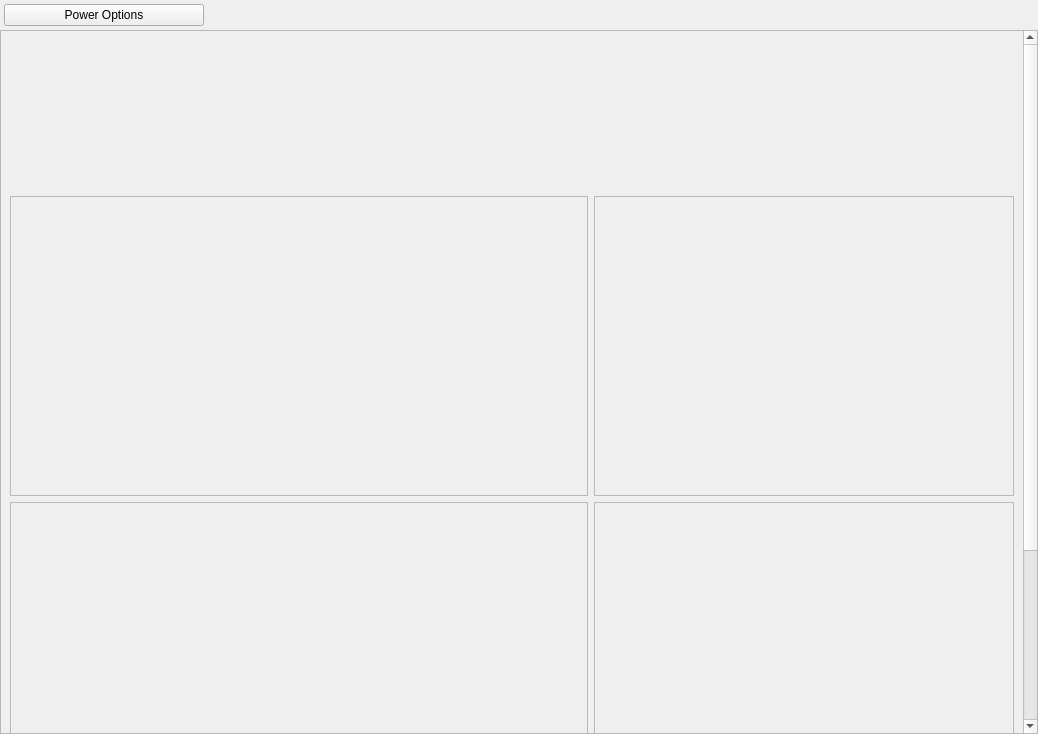
<?xml version="1.0" encoding="UTF-8"?>
<ui version="4.0">
 <class>PrinterSettingsPage</class>
 <widget class="QFrame" name="PrinterSettingsPage">
  <property name="geometry">
   <rect>
    <x>0</x>
    <y>0</y>
    <width>1038</width>
    <height>734</height>
   </rect>
  </property>
  <property name="windowTitle">
   <string>Frame</string>
  </property>
  <layout class="QGridLayout" name="gridLayout">
   <property name="leftMargin">
    <number>0</number>
   </property>
   <property name="topMargin">
    <number>0</number>
   </property>
   <property name="rightMargin">
    <number>0</number>
   </property>
   <property name="bottomMargin">
    <number>0</number>
   </property>
   <property name="spacing">
    <number>0</number>
   </property>
   <item row="0" column="0">
    <widget class="QWidget" name="buttonBoxWidget" native="true">
     <property name="sizePolicy">
      <sizepolicy hsizetype="Preferred" vsizetype="Preferred">
       <horstretch>0</horstretch>
       <verstretch>0</verstretch>
      </sizepolicy>
     </property>
     <property name="minimumSize">
      <size>
       <width>0</width>
       <height>0</height>
      </size>
     </property>
     <property name="maximumSize">
      <size>
       <width>16777215</width>
       <height>16777215</height>
      </size>
     </property>
     <layout class="QHBoxLayout" name="horizontalLayout">
      <property name="leftMargin">
       <number>4</number>
      </property>
      <property name="topMargin">
       <number>4</number>
      </property>
      <property name="rightMargin">
       <number>4</number>
      </property>
      <property name="bottomMargin">
       <number>4</number>
      </property>
      <item>
       <widget class="QIconButton" name="machinePowerButton">
        <property name="minimumSize">
         <size>
          <width>200</width>
          <height>0</height>
         </size>
        </property>
        <property name="text">
         <string>Power Options</string>
        </property>
       </widget>
      </item>
      <item>
       <spacer name="horizontalSpacer">
        <property name="orientation">
         <enum>Qt::Orientation::Horizontal</enum>
        </property>
        <property name="sizeHint" stdset="0">
         <size>
          <width>1027</width>
          <height>20</height>
         </size>
        </property>
       </spacer>
      </item>
     </layout>
    </widget>
   </item>
   <item row="1" column="0">
    <widget class="QScrollArea" name="scrollArea">
     <property name="widgetResizable">
      <bool>true</bool>
     </property>
     <widget class="QWidget" name="scrollAreaWidgetContents">
      <property name="geometry">
       <rect>
        <x>0</x>
        <y>0</y>
        <width>1022</width>
        <height>936</height>
       </rect>
      </property>
      <layout class="QGridLayout" name="gridLayout_7">
       <item row="3" column="0" colspan="2">
        <widget class="QWidget" name="servicesWidget" native="true">
         <property name="sizePolicy">
          <sizepolicy hsizetype="Expanding" vsizetype="Expanding">
           <horstretch>0</horstretch>
           <verstretch>0</verstretch>
          </sizepolicy>
         </property>
         <property name="minimumSize">
          <size>
           <width>0</width>
           <height>150</height>
          </size>
         </property>
         <property name="maximumSize">
          <size>
           <width>16777215</width>
           <height>16777215</height>
          </size>
         </property>
         <layout class="QGridLayout" name="gridLayout_4">
          <property name="leftMargin">
           <number>0</number>
          </property>
          <property name="topMargin">
           <number>0</number>
          </property>
          <property name="rightMargin">
           <number>0</number>
          </property>
          <property name="bottomMargin">
           <number>0</number>
          </property>
          <property name="spacing">
           <number>0</number>
          </property>
         </layout>
        </widget>
       </item>
       <item row="2" column="1">
        <widget class="QFrame" name="announcementsFrame">
         <property name="sizePolicy">
          <sizepolicy hsizetype="Preferred" vsizetype="Expanding">
           <horstretch>0</horstretch>
           <verstretch>0</verstretch>
          </sizepolicy>
         </property>
         <property name="minimumSize">
          <size>
           <width>420</width>
           <height>0</height>
          </size>
         </property>
         <property name="maximumSize">
          <size>
           <width>420</width>
           <height>16777215</height>
          </size>
         </property>
         <property name="frameShape">
          <enum>QFrame::Shape::StyledPanel</enum>
         </property>
         <property name="frameShadow">
          <enum>QFrame::Shadow::Raised</enum>
         </property>
         <layout class="QGridLayout" name="gridLayout_5">
          <property name="leftMargin">
           <number>0</number>
          </property>
          <property name="topMargin">
           <number>0</number>
          </property>
          <property name="rightMargin">
           <number>0</number>
          </property>
          <property name="bottomMargin">
           <number>0</number>
          </property>
          <property name="spacing">
           <number>0</number>
          </property>
         </layout>
        </widget>
       </item>
       <item row="0" column="0" colspan="2">
        <widget class="QWidget" name="statusWidget" native="true">
         <property name="minimumSize">
          <size>
           <width>0</width>
           <height>150</height>
          </size>
         </property>
         <layout class="QGridLayout" name="gridLayout_8">
          <property name="leftMargin">
           <number>0</number>
          </property>
          <property name="topMargin">
           <number>0</number>
          </property>
          <property name="rightMargin">
           <number>0</number>
          </property>
          <property name="bottomMargin">
           <number>0</number>
          </property>
         </layout>
        </widget>
       </item>
       <item row="1" column="0">
        <widget class="QFrame" name="filesFrame">
         <property name="sizePolicy">
          <sizepolicy hsizetype="Expanding" vsizetype="Expanding">
           <horstretch>0</horstretch>
           <verstretch>0</verstretch>
          </sizepolicy>
         </property>
         <property name="minimumSize">
          <size>
           <width>0</width>
           <height>300</height>
          </size>
         </property>
         <property name="frameShape">
          <enum>QFrame::Shape::StyledPanel</enum>
         </property>
         <property name="frameShadow">
          <enum>QFrame::Shadow::Raised</enum>
         </property>
         <layout class="QGridLayout" name="gridLayout_3">
          <property name="leftMargin">
           <number>0</number>
          </property>
          <property name="topMargin">
           <number>0</number>
          </property>
          <property name="rightMargin">
           <number>0</number>
          </property>
          <property name="bottomMargin">
           <number>0</number>
          </property>
         </layout>
        </widget>
       </item>
       <item row="2" column="0">
        <widget class="QFrame" name="usersFrame">
         <property name="minimumSize">
          <size>
           <width>0</width>
           <height>300</height>
          </size>
         </property>
         <property name="frameShape">
          <enum>QFrame::Shape::StyledPanel</enum>
         </property>
         <property name="frameShadow">
          <enum>QFrame::Shadow::Raised</enum>
         </property>
         <layout class="QGridLayout" name="gridLayout_6">
          <property name="leftMargin">
           <number>0</number>
          </property>
          <property name="topMargin">
           <number>0</number>
          </property>
          <property name="rightMargin">
           <number>0</number>
          </property>
          <property name="bottomMargin">
           <number>0</number>
          </property>
          <property name="spacing">
           <number>0</number>
          </property>
         </layout>
        </widget>
       </item>
       <item row="1" column="1">
        <widget class="QFrame" name="updatesFrame">
         <property name="sizePolicy">
          <sizepolicy hsizetype="Preferred" vsizetype="Expanding">
           <horstretch>0</horstretch>
           <verstretch>0</verstretch>
          </sizepolicy>
         </property>
         <property name="minimumSize">
          <size>
           <width>420</width>
           <height>0</height>
          </size>
         </property>
         <property name="maximumSize">
          <size>
           <width>420</width>
           <height>16777215</height>
          </size>
         </property>
         <property name="frameShape">
          <enum>QFrame::Shape::StyledPanel</enum>
         </property>
         <property name="frameShadow">
          <enum>QFrame::Shadow::Raised</enum>
         </property>
         <layout class="QGridLayout" name="gridLayout_2">
          <property name="leftMargin">
           <number>0</number>
          </property>
          <property name="topMargin">
           <number>0</number>
          </property>
          <property name="rightMargin">
           <number>0</number>
          </property>
          <property name="bottomMargin">
           <number>0</number>
          </property>
          <property name="spacing">
           <number>0</number>
          </property>
         </layout>
        </widget>
       </item>
      </layout>
     </widget>
    </widget>
   </item>
  </layout>
 </widget>
 <customwidgets>
  <customwidget>
   <class>QIconButton</class>
   <extends>QPushButton</extends>
   <header>ui/QIconButton/qiconbutton.h</header>
  </customwidget>
 </customwidgets>
 <resources/>
 <connections/>
</ui>
